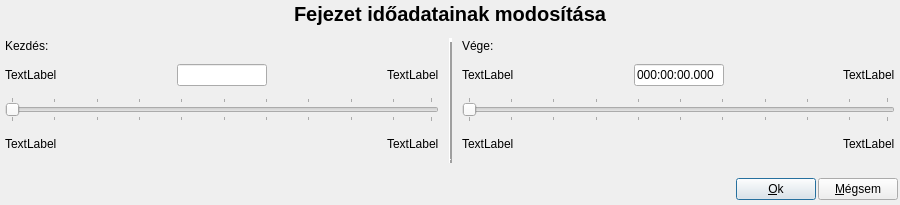
<?xml version="1.0" encoding="UTF-8"?>
<ui version="4.0">
 <class>chapterTimeSettingDialog</class>
 <widget class="QDialog" name="chapterTimeSettingDialog">
  <property name="geometry">
   <rect>
    <x>0</x>
    <y>0</y>
    <width>900</width>
    <height>205</height>
   </rect>
  </property>
  <property name="sizePolicy">
   <sizepolicy hsizetype="Minimum" vsizetype="Minimum">
    <horstretch>0</horstretch>
    <verstretch>0</verstretch>
   </sizepolicy>
  </property>
  <property name="minimumSize">
   <size>
    <width>900</width>
    <height>205</height>
   </size>
  </property>
  <property name="maximumSize">
   <size>
    <width>900</width>
    <height>205</height>
   </size>
  </property>
  <property name="windowTitle">
   <string>Dialog</string>
  </property>
  <layout class="QVBoxLayout" name="verticalLayout" stretch="0,0,0">
   <property name="spacing">
    <number>2</number>
   </property>
   <property name="sizeConstraint">
    <enum>QLayout::SetMinimumSize</enum>
   </property>
   <property name="leftMargin">
    <number>2</number>
   </property>
   <property name="topMargin">
    <number>2</number>
   </property>
   <property name="rightMargin">
    <number>2</number>
   </property>
   <property name="bottomMargin">
    <number>2</number>
   </property>
   <item>
    <widget class="QLabel" name="titleLabel">
     <property name="sizePolicy">
      <sizepolicy hsizetype="Preferred" vsizetype="Minimum">
       <horstretch>0</horstretch>
       <verstretch>0</verstretch>
      </sizepolicy>
     </property>
     <property name="maximumSize">
      <size>
       <width>16777215</width>
       <height>40</height>
      </size>
     </property>
     <property name="font">
      <font>
       <pointsize>15</pointsize>
       <weight>75</weight>
       <bold>true</bold>
      </font>
     </property>
     <property name="autoFillBackground">
      <bool>false</bool>
     </property>
     <property name="text">
      <string>Fejezet időadatainak modosítása</string>
     </property>
     <property name="alignment">
      <set>Qt::AlignCenter</set>
     </property>
    </widget>
   </item>
   <item>
    <layout class="QHBoxLayout" name="horizontalLayout">
     <property name="spacing">
      <number>7</number>
     </property>
     <property name="topMargin">
      <number>10</number>
     </property>
     <property name="bottomMargin">
      <number>10</number>
     </property>
     <item>
      <layout class="QVBoxLayout" name="verticalLayout_3" stretch="0,0,0,0">
       <property name="spacing">
        <number>2</number>
       </property>
       <property name="sizeConstraint">
        <enum>QLayout::SetDefaultConstraint</enum>
       </property>
       <property name="leftMargin">
        <number>3</number>
       </property>
       <property name="rightMargin">
        <number>3</number>
       </property>
       <item>
        <widget class="QLabel" name="label">
         <property name="maximumSize">
          <size>
           <width>16777215</width>
           <height>15</height>
          </size>
         </property>
         <property name="text">
          <string>Kezdés:</string>
         </property>
        </widget>
       </item>
       <item>
        <layout class="QHBoxLayout" name="horizontalLayout_4">
         <item>
          <widget class="QLabel" name="labelStartMin">
           <property name="text">
            <string notr="true">TextLabel</string>
           </property>
          </widget>
         </item>
         <item>
          <spacer name="horizontalSpacer_3">
           <property name="orientation">
            <enum>Qt::Horizontal</enum>
           </property>
           <property name="sizeHint" stdset="0">
            <size>
             <width>40</width>
             <height>20</height>
            </size>
           </property>
          </spacer>
         </item>
         <item>
          <widget class="QLineEdit" name="editStartActual">
           <property name="maximumSize">
            <size>
             <width>90</width>
             <height>16777215</height>
            </size>
           </property>
           <property name="inputMask">
            <string notr="true"/>
           </property>
           <property name="text">
            <string notr="true"/>
           </property>
           <property name="readOnly">
            <bool>true</bool>
           </property>
          </widget>
         </item>
         <item>
          <spacer name="horizontalSpacer_4">
           <property name="orientation">
            <enum>Qt::Horizontal</enum>
           </property>
           <property name="sizeHint" stdset="0">
            <size>
             <width>40</width>
             <height>20</height>
            </size>
           </property>
          </spacer>
         </item>
         <item>
          <widget class="QLabel" name="labelStartMax">
           <property name="text">
            <string notr="true">TextLabel</string>
           </property>
          </widget>
         </item>
        </layout>
       </item>
       <item>
        <widget class="QSlider" name="sliderStart">
         <property name="sizePolicy">
          <sizepolicy hsizetype="Expanding" vsizetype="Fixed">
           <horstretch>0</horstretch>
           <verstretch>0</verstretch>
          </sizepolicy>
         </property>
         <property name="orientation">
          <enum>Qt::Horizontal</enum>
         </property>
         <property name="tickPosition">
          <enum>QSlider::TicksBothSides</enum>
         </property>
         <property name="tickInterval">
          <number>10</number>
         </property>
        </widget>
       </item>
       <item>
        <layout class="QHBoxLayout" name="horizontalLayout_2">
         <item>
          <widget class="QLabel" name="labelPrevChapter">
           <property name="text">
            <string notr="true">TextLabel</string>
           </property>
          </widget>
         </item>
         <item>
          <spacer name="horizontalSpacer">
           <property name="orientation">
            <enum>Qt::Horizontal</enum>
           </property>
           <property name="sizeType">
            <enum>QSizePolicy::Expanding</enum>
           </property>
           <property name="sizeHint" stdset="0">
            <size>
             <width>40</width>
             <height>20</height>
            </size>
           </property>
          </spacer>
         </item>
         <item>
          <widget class="QLabel" name="labelActualChapter1">
           <property name="text">
            <string notr="true">TextLabel</string>
           </property>
          </widget>
         </item>
        </layout>
       </item>
      </layout>
     </item>
     <item>
      <widget class="Line" name="line">
       <property name="autoFillBackground">
        <bool>false</bool>
       </property>
       <property name="frameShadow">
        <enum>QFrame::Raised</enum>
       </property>
       <property name="lineWidth">
        <number>4</number>
       </property>
       <property name="midLineWidth">
        <number>0</number>
       </property>
       <property name="orientation">
        <enum>Qt::Vertical</enum>
       </property>
      </widget>
     </item>
     <item>
      <layout class="QVBoxLayout" name="verticalLayout_2" stretch="1,0,100,0">
       <property name="spacing">
        <number>2</number>
       </property>
       <property name="leftMargin">
        <number>3</number>
       </property>
       <property name="rightMargin">
        <number>3</number>
       </property>
       <property name="bottomMargin">
        <number>0</number>
       </property>
       <item>
        <widget class="QLabel" name="label_2">
         <property name="maximumSize">
          <size>
           <width>16777215</width>
           <height>15</height>
          </size>
         </property>
         <property name="text">
          <string>Vége:</string>
         </property>
        </widget>
       </item>
       <item>
        <layout class="QHBoxLayout" name="horizontalLayout_5">
         <item>
          <widget class="QLabel" name="labelEndMin">
           <property name="text">
            <string notr="true">TextLabel</string>
           </property>
          </widget>
         </item>
         <item>
          <spacer name="horizontalSpacer_5">
           <property name="orientation">
            <enum>Qt::Horizontal</enum>
           </property>
           <property name="sizeHint" stdset="0">
            <size>
             <width>40</width>
             <height>20</height>
            </size>
           </property>
          </spacer>
         </item>
         <item>
          <widget class="QLineEdit" name="editEndActual">
           <property name="sizePolicy">
            <sizepolicy hsizetype="Minimum" vsizetype="Fixed">
             <horstretch>0</horstretch>
             <verstretch>0</verstretch>
            </sizepolicy>
           </property>
           <property name="maximumSize">
            <size>
             <width>90</width>
             <height>16777215</height>
            </size>
           </property>
           <property name="inputMask">
            <string notr="true"/>
           </property>
           <property name="text">
            <string notr="true">000:00:00.000</string>
           </property>
           <property name="readOnly">
            <bool>true</bool>
           </property>
          </widget>
         </item>
         <item>
          <spacer name="horizontalSpacer_6">
           <property name="orientation">
            <enum>Qt::Horizontal</enum>
           </property>
           <property name="sizeHint" stdset="0">
            <size>
             <width>40</width>
             <height>20</height>
            </size>
           </property>
          </spacer>
         </item>
         <item>
          <widget class="QLabel" name="labelEndMax">
           <property name="text">
            <string notr="true">TextLabel</string>
           </property>
          </widget>
         </item>
        </layout>
       </item>
       <item>
        <widget class="QSlider" name="sliderEnd">
         <property name="maximumSize">
          <size>
           <width>16777215</width>
           <height>16777215</height>
          </size>
         </property>
         <property name="maximum">
          <number>99</number>
         </property>
         <property name="orientation">
          <enum>Qt::Horizontal</enum>
         </property>
         <property name="tickPosition">
          <enum>QSlider::TicksBothSides</enum>
         </property>
         <property name="tickInterval">
          <number>10</number>
         </property>
        </widget>
       </item>
       <item>
        <layout class="QHBoxLayout" name="horizontalLayout_3">
         <item>
          <widget class="QLabel" name="labelActualChapter2">
           <property name="text">
            <string notr="true">TextLabel</string>
           </property>
          </widget>
         </item>
         <item>
          <spacer name="horizontalSpacer_2">
           <property name="orientation">
            <enum>Qt::Horizontal</enum>
           </property>
           <property name="sizeHint" stdset="0">
            <size>
             <width>40</width>
             <height>20</height>
            </size>
           </property>
          </spacer>
         </item>
         <item>
          <widget class="QLabel" name="labelNextChapter">
           <property name="text">
            <string notr="true">TextLabel</string>
           </property>
          </widget>
         </item>
        </layout>
       </item>
      </layout>
     </item>
    </layout>
   </item>
   <item>
    <layout class="QHBoxLayout" name="horizontalLayout_6">
     <property name="topMargin">
      <number>3</number>
     </property>
     <property name="bottomMargin">
      <number>3</number>
     </property>
     <item>
      <spacer name="horizontalSpacer_7">
       <property name="orientation">
        <enum>Qt::Horizontal</enum>
       </property>
       <property name="sizeHint" stdset="0">
        <size>
         <width>40</width>
         <height>20</height>
        </size>
       </property>
      </spacer>
     </item>
     <item>
      <widget class="QPushButton" name="bOk">
       <property name="text">
        <string>&amp;Ok</string>
       </property>
       <property name="icon">
        <iconset>
         <normalon>:/icons/Images/accept16.png</normalon>
        </iconset>
       </property>
      </widget>
     </item>
     <item>
      <widget class="QPushButton" name="bCancel">
       <property name="text">
        <string>&amp;Mégsem</string>
       </property>
       <property name="icon">
        <iconset>
         <normalon>:/icons/Images/cancel.png</normalon>
        </iconset>
       </property>
       <property name="iconSize">
        <size>
         <width>16</width>
         <height>16</height>
        </size>
       </property>
      </widget>
     </item>
    </layout>
   </item>
  </layout>
 </widget>
 <resources/>
 <connections>
  <connection>
   <sender>bOk</sender>
   <signal>clicked()</signal>
   <receiver>chapterTimeSettingDialog</receiver>
   <slot>accept()</slot>
   <hints>
    <hint type="sourcelabel">
     <x>763</x>
     <y>186</y>
    </hint>
    <hint type="destinationlabel">
     <x>449</x>
     <y>102</y>
    </hint>
   </hints>
  </connection>
  <connection>
   <sender>bCancel</sender>
   <signal>clicked()</signal>
   <receiver>chapterTimeSettingDialog</receiver>
   <slot>reject()</slot>
   <hints>
    <hint type="sourcelabel">
     <x>854</x>
     <y>186</y>
    </hint>
    <hint type="destinationlabel">
     <x>449</x>
     <y>102</y>
    </hint>
   </hints>
  </connection>
 </connections>
</ui>
